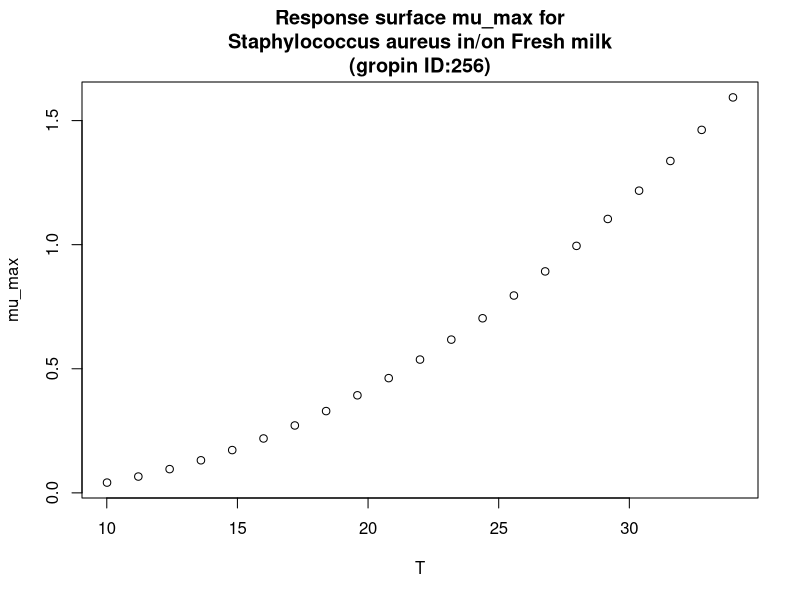

This chart was generated by the following R code:
#############################
# start of Parameter script
#############################
T <- seq(10.01,33.966033966034,length.out=21)
#############################
# end of Parameter script
#############################
############################# 
# start of Model script Gropin ID 256 
#############################
 
# constant coefficients for this model
a <- 0.0442
Tmin <- 5.407
 
variables <- data.frame(T)
argumentsPar <- expand.grid(variables)
 
# heart of the model
response_surface <- function(T) {
   mumax <-(a*(T-Tmin))^2

return(mumax=mumax)
} 

# output parameters
mumax <- cbind(argumentsPar,response_surface(argumentsPar['T']))
colnames(mumax) <- c(colnames(argumentsPar),'mumax')
#############################
# End of Model script
#############################
############################# 
# start of Visualisation script Gropin ID 256 
#############################
plot(T,mumax$mumax,
                          xlab='T',
                          ylab='mu_max',main='Response surface mu_max for
Staphylococcus aureus in/on Fresh milk
(gropin ID:256)')
#############################
# End of Visualisation script
#############################
